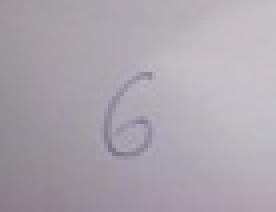
#> input picture test/6.jpg, 69 x 53 px, found by its file name (shown 4 times larger)
$ jupyter execute --allow-errors 'Image Manipulation.ipynb'
#> lines starting #> are read from the running program, lines starting #| are printed output that depends on the picture; after the words box and inside, x2 and y2 are one past the last pixel; in counts of white or black regions, pixels touching at a corner belong together
[cell 1]
from PIL import Image, ImageOps

[cell 2]
img = Image.open('D:\\personal\\Workplace\\GitRepos\\Machine Learning\\MNIST-handwritten\\test\\6.jpg')
#> img is the input picture: PIL image 69x53 RGB; mean R, G, B 171.8, 165.5, 173.7

[cell 3]
img

[cell 4]
img.show()

[cell 5]
img = img.convert('L')
#> img: PIL image 69x53 L

[cell 6]
img

[cell 7]
img_inv = ImageOps.invert(img)
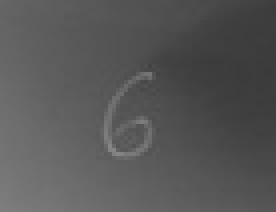
#> img_inv: PIL image 69x53 L (shown 4 times larger); min 59, max 134, mean 86.8

[cell 8]
img_inv

#> (a cell that did not finish here is left out)

#> (a cell that did not finish here is left out)

#> (a cell that did not finish here is left out)

[cell 12]
threshold = 110   #100 for 4
#> threshold = 110
im = img_inv.point(lambda p: p > threshold and 255)
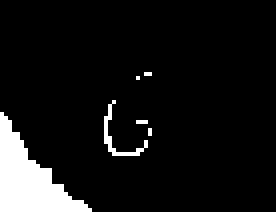
#> im: PIL image 69x53 L (shown 4 times larger); 8.1% white; 6 white regions (4 under 20 px), largest, box (x1, y1, x2, y2) and area: (0, 28, 23, 53) 259, (26, 25, 37, 39) 28

[cell 13]
im

[cell 14]
im.size
#> Out = (69, 53)

[cell 15]
original = im

[cell 16]
original

[cell 17]
width, height = original.size   # Get dimensions
#> width = 69; height = 53
left = width/4
#> left = 17.25
top = height/4
#> top = 13.25
right = 3 * width/4
#> right = 51.75
bottom = 3 * height/4
#> bottom = 39.75
cropped_example = original.crop((left, top, right, bottom))
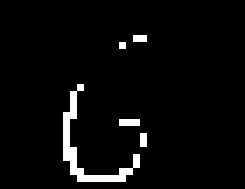
#> cropped_example: PIL image 35x27 L (shown 7 times larger); 3.8% white in thin lines or dots, all inside (x1, y1, x2, y2) = (9, 5, 21, 26)

[cell 18]
cropped_example

[cell 19]
cropped_example.size
#> Out = (35, 27)

#> (a cell that did not finish here is left out)

[cell 21]
def crop_max_square(pil_img):
    return crop_center(pil_img, min(pil_img.size), min(pil_img.size))

[cell 22]
def crop_center(pil_img, crop_width, crop_height):
    img_width, img_height = pil_img.size
    return pil_img.crop(((img_width - crop_width) // 2,
                         (img_height - crop_height) // 2,
                         (img_width + crop_width) // 2,
                         (img_height + crop_height) // 2))

#> (a cell that did not finish here is left out)

#> (a cell that did not finish here is left out)

[cell 25]
original.size
#> Out = (69, 53)

#> (a cell that did not finish here is left out)

#> (a cell that did not finish here is left out)

[cell 28]
cropped_example = cropped_example.resize(size=(28, 28))
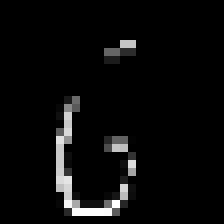
#> cropped_example: PIL image 28x28 L (shown 8 times larger); min 0, max 255, mean 10.3

[cell 29]
cropped_example.size
#> Out = (28, 28)

$ run again, with test/0.jpg copied over test/6.jpg
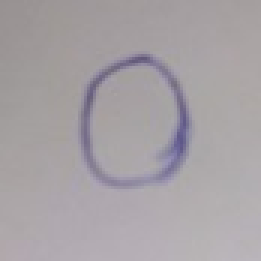
#> input picture test/0.jpg, 87 x 87 px, found by its file name (shown 3 times larger)
#> img is the input picture: PIL image 87x87 RGB; mean R, G, B 167, 161.5, 165.2
#> img: PIL image 87x87 L
#> `img_inv = ImageOps.invert(img)`:
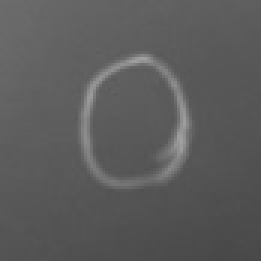
#> img_inv: PIL image 87x87 L (shown 3 times larger); min 71, max 160, mean 91.4
#> threshold = 110
#> im: PIL image 87x87 L; 5% white; 1 white region, box (x1, y1, x2, y2) and area: (27, 18, 64, 62) 379
#> `cropped_example = cropped_example.resize(size=(28, 28))`:
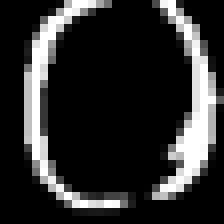
#> cropped_example: PIL image 28x28 L (shown 8 times larger); min 0, max 255, mean 45.7

$ run again, with test/2.jpg copied over test/6.jpg
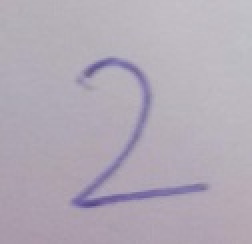
#> input picture test/2.jpg, 126 x 122 px, found by its file name (shown 2 times larger)
#> img is the input picture: PIL image 126x122 RGB; mean R, G, B 177.7, 169.9, 181.9
#> img: PIL image 126x122 L
#> `img_inv = ImageOps.invert(img)`:
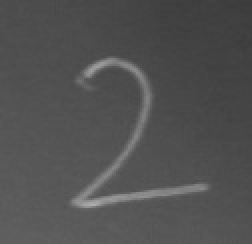
#> img_inv: PIL image 126x122 L (shown 2 times larger); min 60, max 174, mean 81.5
#> threshold = 110
#> im: PIL image 126x122 L; 4% white; 2 white regions (1 under 20 px), largest, box (x1, y1, x2, y2) and area: (36, 29, 104, 104) 606
#> `cropped_example = cropped_example.resize(size=(28, 28))`:
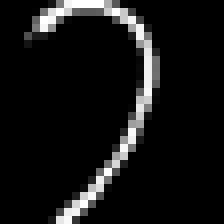
#> cropped_example: PIL image 28x28 L (shown 8 times larger); min 0, max 255, mean 20.1
